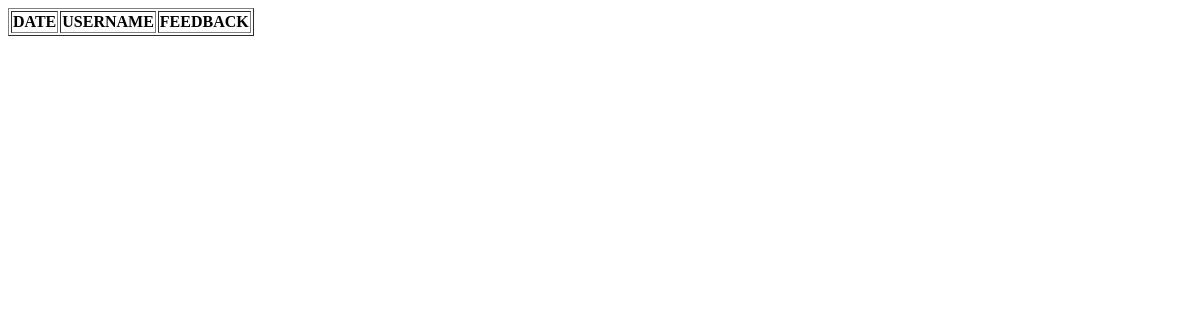
The page /Feedback on the database as committed earlier.
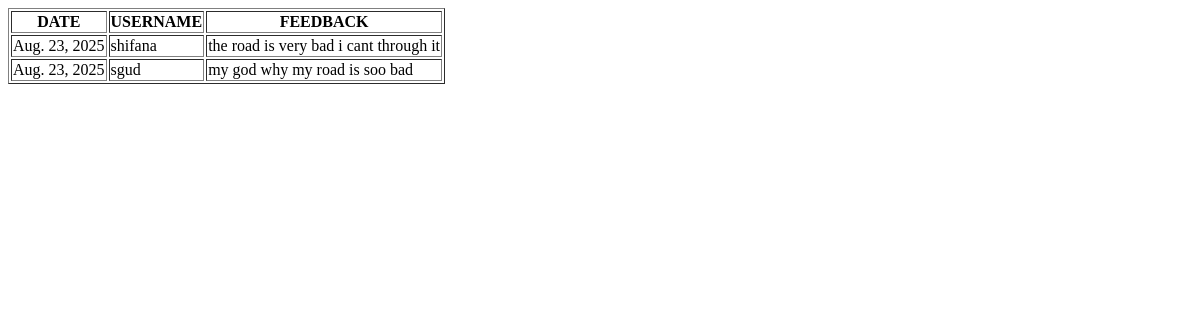
The same page on the database as committed later.
### road_potholeapp/models.py (models this page shows)
class Feedbacktable(models.Model):
    feedback=models.CharField(max_length=300, null=True, blank=True)
    date=models.DateField(max_length=200, null=True, blank=True)
    user=models.ForeignKey(Usertable, on_delete=models.CASCADE, null=True, blank=True)

class Usertable(models.Model):
    name=models.CharField(max_length=200, null=True, blank=True)
    image=models.FileField(max_length=200, null=True, blank=True)
    age=models.IntegerField(null=True, blank=True)
    gender=models.CharField(max_length=200, null=True, blank=True)
    email=models.CharField(max_length=200, null=True, blank=True)
    location=models.CharField(max_length=200, null=True, blank=True)
    phone=models.BigIntegerField(null=True, blank=True)
    login=models.ForeignKey(Logintable, on_delete=models.CASCADE, null=True, blank=True)

### road_potholeapp/views.py (the view)
# urls.py: path('Feedback',FeedbackView.as_view(),name='Feedback'),
class FeedbackView(View):
    def get(self,request):
        obj = Feedbacktable.objects.all()
        return render(request, 'FEEDBACK.html',{'val': obj})

### templates/FEEDBACK.html (shortened to what this page needs)
<!DOCTYPE html>
<html lang="en">
<head>
</head>
<body>
    <table border="1">
        <tr>
            <th>DATE</th>
            <th>USERNAME</th>
            <th>FEEDBACK</th>
        </tr>
        {% for i in val %}
        <tr>
            <td>{{i.date}}</td>
            <td>{{i.user.name}}</td>
            <td>{{i.feedback}}</td>
        </tr>
        {% endfor %}
    </table>
</body>
</html>

Rows that differ between the two databases and show on the page:
added Feedbacktable: date "Aug. 23, 2025", user.name "shifana", feedback "the road is very bad i cant through it"
added Feedbacktable: date "Aug. 23, 2025", user.name "sgud", feedback "my god why my road is soo bad"
